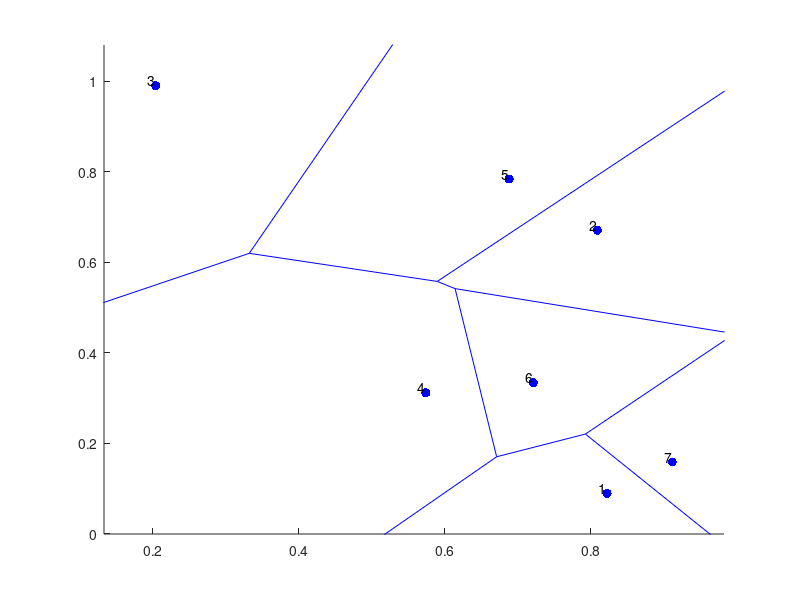

Here is the MATLAB script that generated this plot:
% This code generates a Voronoi-Poisson tessellation, meaning it generates
% a Poisson point process and then uses it to generate a corresponding 
% Voronoi tesselation. A Voronoi tesselation is also known as a Dirichlet
% tesselation or Voronoi diagram.
% 
% A (homogeneous) Poisson point process (PPP) is created on a rectangle.
% Then the Voronoi tesselation is found using the MATLAB function 
% voronoin[1], which is based on the Qhull project[2] .
%
% All points and Voronoi cells of the PPP are numbered arbitrarily.
%
% Author: H.Paul Keeler, 2019
% Website: hpaulkeeler.com
% Repository: github.com/hpaulkeeler/posts
%
% [1] http://www.mathworks.com.au/help/matlab/ref/voronoin.html
% [2] http://www.qhull.org/

clearvars; close all; clc;

%Simulation window parameters
xMin=0;
xMax=1;
yMin=0;
yMax=1;
%rectangle dimensions
xDelta=xMax-xMin; %width 
yDelta=yMax-yMin; %height
areaTotal=xDelta*yDelta; %area of simulation window

%Point process parameters
lambda=10; %intensity (ie mean density) of the Poisson process

%Simulate Poisson point process
numbPoints=poissrnd(areaTotal*lambda);%Poisson number of points
xx=xDelta*(rand(numbPoints,1))+xMin;%x coordinates of Poisson points
yy=xDelta*(rand(numbPoints,1))+yMin;%y coordinates of Poisson points

xxyy=[xx(:) yy(:)]; %combine x and y coordinates
%Perform Voronoi tesseslation using built-in function
[vertexAll,cellAll]=voronoin(xxyy); %retrieve vertex information
%above command not necessary for plotting

%%%START -- Plotting section -- START%%%
figure; hold on;
%create voronoi diagram on the point pattern
voronoi(xx,yy);
%plot underlying point pattern (ie a realization of a Poisson point process)
plot(xx,yy,'b.','MarkerSize',20);
%number/label the points/cells
labels=cellstr(num2str((1:numbPoints)'));%labels correspond to their order
text(xx, yy, labels, 'VerticalAlignment','bottom', ...
    'HorizontalAlignment','right');
%%%END -- Plotting section -- END%%%
